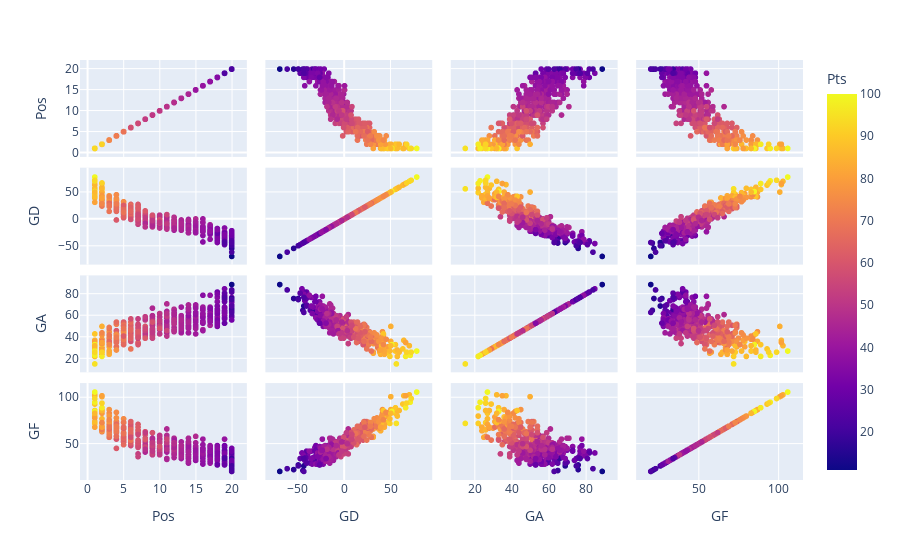

Here is the notebook cell this chart was saved with:
### Code cell
#Here we see the visualisation of scatter graphs being used with Goal Difference, Goals Against and Goals For.
#The colors correspond with the points gained with the more points resulting in brighter datapoints

fig = px.scatter_matrix(PL_Seasons,dimensions=["Pos", "GD", "GA", "GF"],
    hover_data=['Team','Season', 'GA', 'GF', 'Pts','Pos'],color="Pts")
fig.show()

### Figure 1 — Plotly figure (JSON) as saved in the notebook; plotly's stock layout.template omitted (floating-point values rounded to 4 significant figures; data arrays with more than 128 entries replaced by an {"elided": "..."} marker saying what was removed)
{"data": [{"customdata": {"elided": "440x6 mixed values"}, "dimensions": [{"axis": {"matches": true}, "label": "Pos", "values": {"elided": "440 int values"}}, {"axis": {"matches": true}, "label": "GD", "values": {"elided": "440 int values"}}, {"axis": {"matches": true}, "label": "GA", "values": {"elided": "440 int values"}}, {"axis": {"matches": true}, "label": "GF", "values": {"elided": "440 int values"}}], "hovertemplate": "%{xaxis.title.text}=%{x}<br>%{yaxis.title.text}=%{y}<br>Team=%{customdata[0]}<br>Season=%{customdata[1]}<br>GA=%{customdata[2]}<br>GF=%{customdata[3]}<br>Pts=%{marker.color}<br>Pos=%{customdata[5]}<extra></extra>", "legendgroup": "", "marker": {"color": {"elided": "440 int values"}, "coloraxis": "coloraxis", "symbol": "circle"}, "name": "", "showlegend": false, "type": "splom"}], "layout": {"coloraxis": {"colorbar": {"title": {"text": "Pts"}}, "colorscale": [[0, "#0d0887"], [0.1111, "#46039f"], [0.2222, "#7201a8"], [0.3333, "#9c179e"], [0.4444, "#bd3786"], [0.5556, "#d8576b"], [0.6667, "#ed7953"], [0.7778, "#fb9f3a"], [0.8889, "#fdca26"], [1, "#f0f921"]]}, "dragmode": "select", "legend": {"tracegroupgap": 0}, "margin": {"t": 60}}}
